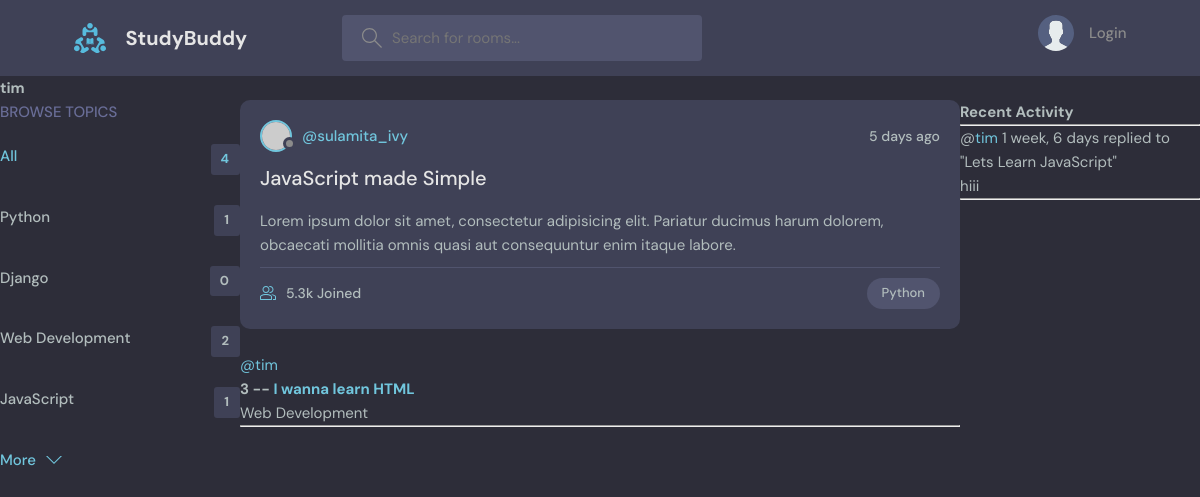
The app's page /profile/2/ with its own data.
### base/models.py (models this page shows, shortened)
class Topic(models.Model):
    name = models.CharField(max_length=200)

class Room(models.Model):
    host = models.ForeignKey(User, on_delete=models.SET_NULL, null=True)
    topic = models.ForeignKey(Topic, on_delete=models.SET_NULL, null=True)
    name = models.CharField(max_length=200)
    discription = models.TextField(null=True, blank=True)
    participants = models.ManyToManyField(User, related_name='participants', blank=True)
    updated = models.DateTimeField(auto_now=True)
    created = models.DateTimeField(auto_now_add=True)
    class Meta:
        ordering = ['-updated','-created']      # display the newest one first (recently updated or created room/post)
    def __str__(self):
        return self.name

class Message(models.Model):
    user = models.ForeignKey(User, on_delete=models.CASCADE)
    room = models.ForeignKey(Room, on_delete=models.CASCADE)  # CASCADE - delete all the messages in the room
    body =  models.TextField()
    updated = models.DateTimeField(auto_now=True)
    created = models.DateTimeField(auto_now_add=True)
    class Meta:
        ordering = ['-updated','-created']
    def __str__(self):
        return self.body[0:50]

### base/views.py (the view)
# urls.py: path('profile/<str:pk>/', views.userProfile, name="user-profile"),
def userProfile(request, pk):
    user = User.objects.get(id=pk)
    rooms = user.room_set.all()
    room_messages = user.message_set.all()
    topics = Topic.objects.all()
    context = {'user':user, 'rooms':rooms, 'room_messages':room_messages, 'topics':topics}
    return render(request, 'base/profile.html', context)

### base/templates/base/profile.html (shortened to what this page needs)
{% extends 'main.html' %}
{% block content %}
<h1>{{user.username}}</h1>
<div class="profile-container">
    <div>
        {% include 'base/topics_component.html' %}
    </div>
    <div>
        {% include 'base/feed_component.html' %}
    </div>
    <div>
        {% include 'base/activity_component.html' %}
    </div>
</div>
{% endblock content %}

### base/templates/base/topics_component.html
<div class="topics">
    <div class="topics__header">
      <h2>Browse Topics</h2>
    </div>
    <ul class="topics__list">
      <li>
        <a href="{% url 'home' %}" class="active">All <span>{{topics.count}}</span></a>
      </li>
      {% for topic in topics %}
      <li>
        <a href="{% url 'home' %}?q={{topic.name}}">{{topic.name}}<span>{{topic.room_set.all.count}}</span></a>
      </li>
      {% endfor %}
    </ul>
    <a class="btn btn--link" href="topics.html">
      More
      <svg version="1.1" xmlns="http://www.w3.org/2000/svg" width="32" height="32" viewBox="0 0 32 32">
        <title>chevron-down</title>
        <path d="M16 21l-13-13h-3l16 16 16-16h-3l-13 13z"></path>
      </svg>
    </a>
  </div>

### base/templates/base/feed_component.html (shortened to what this page needs)
{% for room in rooms %}
<div class="roomListRoom">
    <div class="roomListRoom__header">
      <a href="profile.html" class="roomListRoom__author">
        <div class="avatar avatar--small">
          <img src="https://randomuser.me/api/portraits/women/11.jpg" />
        </div>
        <span>@sulamita_ivy</span>
      </a>
      <div class="roomListRoom__actions">
        <span>5 days ago</span>
      </div>
    </div>
    <div class="roomListRoom__content">
      <a href="room.html">JavaScript made Simple</a>
      <p>
        Lorem ipsum dolor sit amet, consectetur adipisicing elit. Pariatur ducimus harum dolorem, obcaecati
        mollitia omnis quasi aut consequuntur enim itaque labore.
      </p>
    </div>
    <div class="roomListRoom__meta">
      <a href="room.html" class="roomListRoom__joined">
        5.3k Joined
      </a>
      <p class="roomListRoom__topic">Python</p>
    </div>
</div>
{% endfor %}
    {% for room in rooms %}
        <div>
            <a href="{% url 'user-profile' room.host.id %}">@{{room.host.username}}</a>
            <h5>{{room.id}} -- <a href="/room/{{room.id}}">{{room.name}}</a></h5>
            <small>{{room.topic.name}}</small>
            <hr>
        </div>
    {% endfor %}

### base/templates/base/activity_component.html (shortened to what this page needs)
<h3>Recent Activity</h3>
    <hr>
       {% for message in room_messages %}
           <div>
                <small>@<a href="{% url 'user-profile' message.user.id %}">{{message.user}}</a>  {{message.created|timesince}}</small>
                <small>replied to "{{message.room}}"</small>
                <p>{{message}}</p>
                <hr>
            </div>
        {% endfor %}

### static/styles/style.css (style rules this page uses)
:root { --color-main: #71c6dd; --color-main-light: #e1f6fb; --color-dark: #3f4156; --color-dark-medium: #51546e; --color-dark-light: #696d97; --color-light: #e5e5e5; --color-gray: #8b8b8b; --color-light-gray: #b2bdbd; --color-bg: #2d2d39; --color-success: #5dd693; --color-error: #fc4b0b; }
* { font-family: "DM Sans", -apple-system, BlinkMacSystemFont, "Segoe UI", Roboto, Oxygen, Ubuntu, Cantarell, "Open Sans", "Helvetica Neue", sans-serif; margin: 0; padding: 0; box-sizing: border-box; text-rendering: optimizeLegibility; font-size: inherit; }
html { font-size: 56.25%; }
@media only screen and (min-width: 1200px) { html { font-size: 62.5%; } }
body { line-height: 1.6; font-weight: 400; font-size: 1.5rem; color: var(--color-light-gray); background-color: var(--color-bg); min-height: 100vh; }
img { width: 100%; }
a { display: inline-block; color: var(--color-main); text-decoration: none; }
.btn { background-color: transparent; border: none; display: inline-flex; align-items: center; gap: 1rem; cursor: pointer; transition: all ease-in-out 0.3s; padding: 1rem 2rem; border-radius: 5px; box-shadow: 1px 1px 3px 1px rgba(0, 0, 0, 0.15); font-weight: 500; }
.btn--link { border-radius: 0; padding: 0; color: var(--color-main); box-shadow: none; }
.btn > svg { fill: currentColor; width: 1.6rem; height: 1.6rem; }
.avatar { position: relative; display: inline-block; border-radius: 50%; border: 2px solid var(--color-main); }
.avatar img { display: block; border-radius: 50%; object-fit: cover; object-position: center; }
.avatar::after { content: ""; display: block; position: absolute; background-color: var(--color-gray); z-index: 111; border-radius: 50%; border: 0.3rem solid var(--color-dark); }
.avatar.avatar--small img { width: 2.8rem; height: 2.8rem; }
.avatar.avatar--small:after { width: 0.7rem; height: 0.7rem; bottom: 0px; right: -6px; }
.topics__header { margin-bottom: 2rem; }
.topics__header h2 { text-transform: uppercase; font-weight: 500; color: var(--color-dark-light); }
.topics__list { list-style: none; }
.topics__list li a { display: flex; justify-content: space-between; margin-bottom: 3rem; font-weight: 500; color: var(--color-light-gray); transition: all 0.3s ease-in-out; }
.topics__list li a.active, .topics__list li a:hover { color: var(--color-main); }
.topics__list li a span { padding: 0.5rem 1rem; background-color: var(--color-dark); border-radius: 3px; font-size: 1.3rem; font-weight: 700; letter-spacing: 1px; }
.roomListRoom { margin-bottom: 2.4rem; background-color: var(--color-dark); border-radius: 1rem; padding: 2rem; }
.roomListRoom__header { display: flex; justify-content: space-between; align-items: center; }
.roomListRoom__author { font-weight: 500; display: flex; align-items: center; gap: 1rem; }
.roomListRoom__actions { display: flex; align-items: flex-start; gap: 1rem; position: relative; }
.roomListRoom__actions span { font-size: 1.4rem; font-weight: 500; }
.roomListRoom__content { margin: 1rem 0; }
.roomListRoom__content a { font-size: 2rem; font-weight: 500; margin-bottom: 1.5rem; color: var(--color-light); transition: all 0.3s ease-in-out; }
.roomListRoom__meta { border-top: 1px solid var(--color-dark-medium); padding-top: 1rem; display: flex; align-items: center; justify-content: space-between; }
.roomListRoom__joined { color: var(--color-light-gray); display: flex; align-items: center; gap: 1rem; font-size: 1.4rem; font-weight: 500; }
.roomListRoom__joined svg { fill: var(--color-main); width: 1.6rem; height: 1.6rem; }
.roomListRoom__topic { padding: 5px 1.5rem; background-color: var(--color-dark-medium); border-radius: 5rem; font-weight: 500; font-size: 1.3rem; }

### base/templates/base/profile.html (style rules this page uses)
.profile-container { display: grid; grid-template-columns: 1fr 3fr 1fr; }

### records on screen
Topic: name "Python", room_set.all.count "1"
Topic: name "Django", room_set.all.count "0"
Topic: name "Web Development", room_set.all.count "2"
Topic: name "JavaScript", room_set.all.count "1"
Room: host.username "tim", id "3", name "I wanna learn HTML", topic.name "Web Development"
Message: user "tim", created "1 week, 6 days", room "Lets Learn JavaScript", body "hiii"

### other values on screen
{{ user.username }} "tim"
{{ topics.count }} "4"
